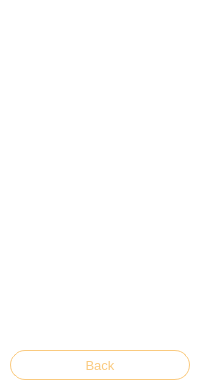
<?xml version="1.0" encoding="UTF-8"?>
<ui version="4.0">
 <class>ToolsView</class>
 <widget class="QWidget" name="ToolsView">
  <property name="geometry">
   <rect>
    <x>0</x>
    <y>0</y>
    <width>200</width>
    <height>390</height>
   </rect>
  </property>
  <property name="windowTitle">
   <string>OctoVault VPN</string>
  </property>
  <property name="styleSheet">
   <string notr="true">QWidget{
background-color: transparent;
}</string>
  </property>
  <widget class="QPushButton" name="btnBack">
   <property name="geometry">
    <rect>
     <x>10</x>
     <y>350</y>
     <width>180</width>
     <height>30</height>
    </rect>
   </property>
   <property name="font">
    <font>
     <pointsize>10</pointsize>
    </font>
   </property>
   <property name="styleSheet">
    <string notr="true">QPushButton{
background:transparent;
border: 1px solid #FACA7F;
border-radius: 15px;
color:#FACA7F;
}</string>
   </property>
   <property name="text">
    <string>Back</string>
   </property>
  </widget>
 </widget>
 <resources/>
 <connections/>
</ui>
